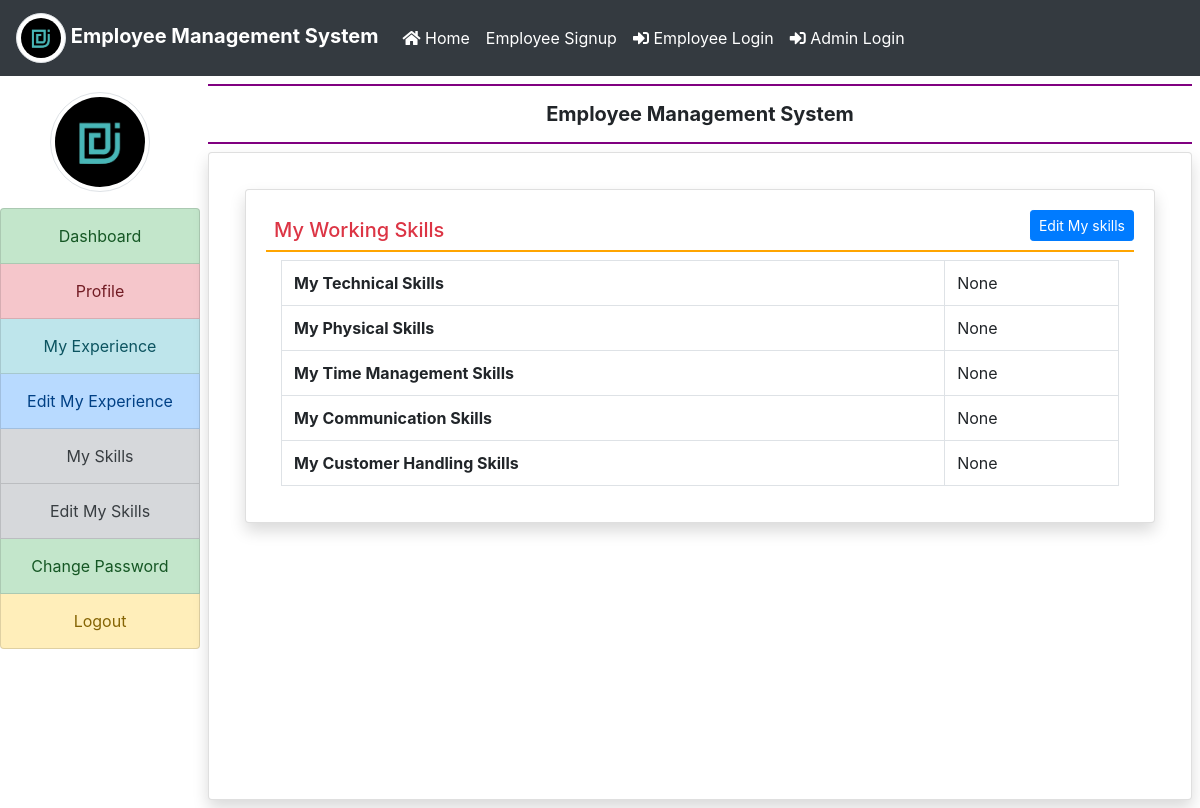
Page /my_skills/ (signed in) on the committed database.
### employee/models.py (models this page shows, shortened)
class EmployeeSkills(models.Model):
    user = models.ForeignKey(User, on_delete=models.CASCADE)
    technical_skills = models.CharField(max_length=200, null=True)
    physical_skills = models.CharField(max_length=200, null=True)
    time_management_skills = models.CharField(max_length=200, null=True)
    communication_skills = models.CharField(max_length=200, null=True)
    customer_handling_skills = models.CharField(max_length=200, null=True)

### employee/views.py (the view)
# urls.py: path('my_skills/', my_skills, name='my_skills'),
def my_skills(request):
    if not request.user.is_authenticated:
        return redirect('emp_login')
    user = request.user
    skills = EmployeeSkills.objects.get(user=user)
    return render(request, 'my_skills.html', locals())

### employee/templates/my_skills.html
{% extends 'emp_base.html' %}
{% block main %}
<div class="card shadow m-3">
    <div class="card-body">
        <a href="{% url 'edit_myskills' %}" class="btn btn-primary float-right btn-sm">Edit My skills</a>
        <h5 class="p-2 text-danger" style="border-bottom : 2px solid orange">My Working Skills</h5>
        <div class="container-fluid">
            <table class="table table-bordered">
                <tr>
                    <th>My Technical Skills</th>
                    <td>{{skills.technical_skills}}</td>
                </tr>
                <tr>
                    <th>My Physical Skills</th>
                    <td>{{skills.physical_skills}}</td>
                </tr>
                <tr>
                    <th>My Time Management Skills</th>
                    <td>{{skills.time_management_skills}}</td>
                </tr>
                <tr>
                    <th>My Communication Skills</th>
                    <td>{{skills.communication_skills}}</td>
                </tr>
                <tr>
                    <th>My Customer Handling Skills</th>
                    <td>{{skills.customer_handling_skills}}</td>
                </tr>
            </table>
        </div>
    </div>
</div>
{% endblock %}

### rows in the picture
EmployeeSkills: technical_skills "None", physical_skills "None", time_management_skills "None", communication_skills "None", customer_handling_skills "None"
